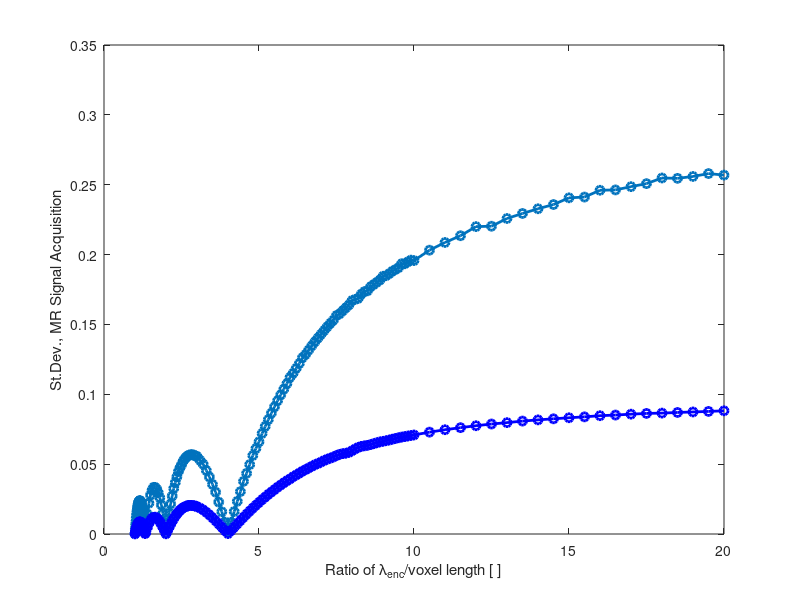

Write MATLAB code to recreate this figure.
%clear all;

rsize = 1000;
p0 = rand(rsize,1)*2*pi;

%make 16 wraps of 2pi, starting at a random phase
x = 0:(2*pi/7200):32*pi;
dx = x(2)-x(1);

lambda = zeros(length(x),length(p0));
Lambda = zeros(length(x),length(p0));
for i=1:length(p0)
    lambda(:,i) = abs(sin(x-p0(i)))+abs(cos(x-p0(i)));
%    Lambda(:,i) = sin(x-p0(i)).*sign(cos(x-p0(i)))-cos(x-p0(i)).*sign(sin(x-p0(i)));
end

%always want to take 16 voxels, with a maximum ratio of vx/lambda = 1

Ints = zeros(16,rsize);

ratios = [1:0.01:1.33 1.35:0.05:3, 3.1:0.1:10 10.5:0.5:20;]
for rIdx = 1:length(ratios)
vx2lam = 1/ratios(rIdx);
    
for d = 1:16
    AngLims = [(d-1)*2*pi d*2*pi]*vx2lam;
    inIdx = x>AngLims(1) & x<=AngLims(2);
    xlimits = [find(x>AngLims(1),1), find(x<=AngLims(2),1,'last')];
    Ints(d,:) = sum(lambda(xlimits(1):xlimits(2),:))*dx;
    
end
rangeInts(rIdx) = (max(Ints(:))-min(Ints(:)));
stdInts(rIdx) = std(Ints(:));
rmsInts(rIdx) = rms(Ints(:)-mean(Ints(:)));
normstdInts(rIdx) = std(Ints(:))/median(Ints(:));
relI(rIdx) = rangeInts(rIdx)/median(Ints(:));

end

plot(ratios,relI,'-o','LineWidth',2); hold on;
plot(ratios,normstdInts,'-o','LineWidth',2,'Color','blue');
ylabel('St.Dev., MR Signal Acquisition');
xlabel('Ratio of \lambda_{enc}/voxel length [ ]');
%legend('Max range','StDev of MR Acq');

